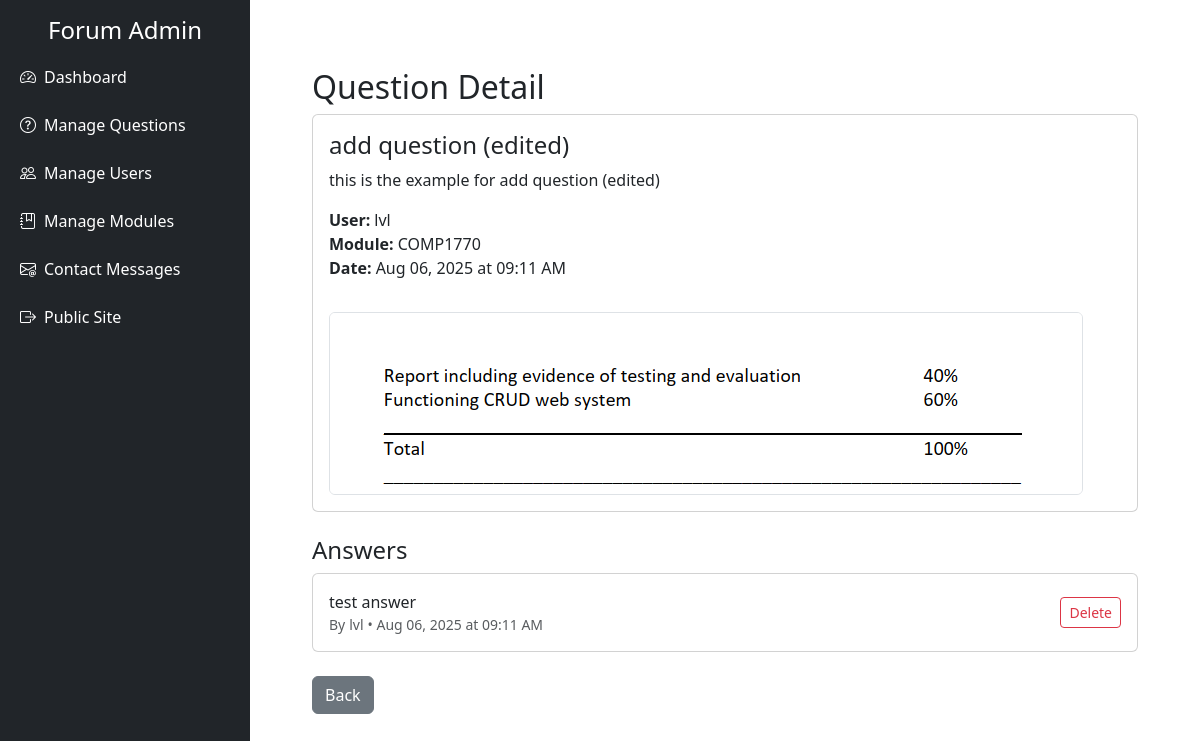
/coursework/admin/questions/adm_viewquestion.php?id=113 (signed in), run on the app's committed database.
### tables this page shows
CREATE TABLE `question` (
  `id` int(11) NOT NULL,
  `quest_title` text NOT NULL,
  `questtext` text NOT NULL,
  `questdate` datetime DEFAULT current_timestamp(),
  `images` text DEFAULT NULL,
  `userid` int(11) NOT NULL,
  `moduleid` int(11) NOT NULL
);

CREATE TABLE `user` (
  `id` int(11) NOT NULL,
  `name` varchar(255) NOT NULL,
  `email` varchar(255) NOT NULL,
  `password` varchar(255) NOT NULL,
  `created_at` datetime DEFAULT current_timestamp(),
  `bio` text DEFAULT NULL
);

CREATE TABLE `module` (
  `id` int(11) NOT NULL,
  `name` varchar(255) DEFAULT NULL,
  `description` text DEFAULT NULL,
  `created_at` datetime DEFAULT current_timestamp()
);

CREATE TABLE `answers` (
  `id` int(11) NOT NULL,
  `user_id` int(11) DEFAULT NULL,
  `user_name` varchar(100) NOT NULL,
  `answer_text` text NOT NULL,
  `question_id` int(11) NOT NULL,
  `created_at` datetime DEFAULT current_timestamp()
);

### coursework/admin/questions/adm_viewquestion.php (called while the page is built, shortened)
<?php
    include '../../system/include/DatabaseConnection.php';
    include '../../system/include/DatabaseFunction.php';
    try {
        $id = $_GET['id'];
        $question = getQuestionById($pdo, $id);
        $answers = getAnswersByQuestionId($pdo, $id);
        include 'templates/adm_viewquestion.html.php';
    } catch (PDOException $e) {
        $title = 'An error has occurred';
        $output = 'Database error: ' . $e->getMessage();
    }
    include '../templates/admin_layout.html.php';

### coursework/system/include/DatabaseFunction.php (called while the page is built, shortened)
<?php
    function query($pdo, $sql, $parameters = []) {
        $query = $pdo->prepare($sql);
        $query->execute($parameters);
        return $query;
    }
    function getQuestionById($pdo, $id) {
        $parameters = [':id' => $id];
        $query = query($pdo,
                       'SELECT q.id, q.quest_title, q.questtext, q.questdate, q.images, q.userid, q.moduleid, u.name AS user_name, m.name AS module_name
                                FROM question q
                                JOIN user u ON q.userid = u.id
                                JOIN module m ON q.moduleid = m.id
                                WHERE q.id = :id',
                $parameters);
        return $query->fetch();
    }
    function getAnswersByQuestionId($pdo, $questionId) {
        $parameters = [':q_id' => $questionId];
        $sql = "SELECT * FROM answers WHERE question_id = :q_id ORDER BY created_at DESC";
        $stmt = query($pdo, $sql, $parameters);
        return $stmt->fetchAll();
    }

### coursework/admin/questions/templates/adm_viewquestion.html.php (the view, shortened to what this page needs)
<!DOCTYPE html>
<html>
<head>
  <link href="https://cdn.jsdelivr.net/npm/bootstrap@5.3.2/dist/css/bootstrap.min.css" rel="stylesheet">
</head>
<body class="container mt-5">
  <h2>Question Detail</h2>
  <div class="card mb-4">
    <div class="card-body">
      <h4 class="card-title"><?= htmlspecialchars($question['quest_title']) ?></h4>
      <p class="card-text"><?= htmlspecialchars($question['questtext']) ?></p>
      <p class="card-text">
        <div class="d-inline-flex align-items-baseline" style="max-width: 100%;">
          <strong class="me-1">User:</strong>
          <span class="text-truncate" style="max-width: 200px;"
                title="<?= htmlspecialchars($question['user_name']) ?>">
            <?= htmlspecialchars($question['user_name']) ?>
          </span>
        </div> <br>
        <strong>Module:</strong> <?= htmlspecialchars($question['module_name']) ?><br>
        <strong>Date:</strong> <?php $display_date = date("M d, Y \a\\t h:i A", strtotime($question['questdate']))?>
                    <?=htmlspecialchars($display_date, ENT_QUOTES, 'UTF-8')?>
      </p>
      <?php if (!empty($question['images'])): ?>
        <img src="../../user/images/<?= htmlspecialchars($question['images']) ?>" alt="Question Image" class="img-fluid mt-3 rounded border" style="max-height: 300px;">
      <?php endif; ?>
    </div>
  </div>
  <?php if (count($answers) > 0): ?>
    <h4>Answers</h4>
    <?php foreach ($answers as $a): ?>
      <div class="card mb-2">
        <div class="card-body">
            <div class="d-flex justify-content-between align-items-center">
                <div>
                    <span class="d-block" style="max-width: 100%; word-break: break-word;">
                          <?= htmlspecialchars($a['answer_text']) ?>
                    </span>
                    <div class="d-flex flex-wrap align-items-center gap-1 text-muted small">
                        <span>By</span>
                        <span class="text-truncate" style="max-width: 180px;" title="<?= htmlspecialchars($a['user_name']) ?>">
                            <?= htmlspecialchars($a['user_name']) ?>
                        </span>
                        <span>• <?= $display_date ?></span>
                    </div>
                </div>
                <a href="delete_answer.php?id=<?= $a['id'] ?>&qid=<?= $question['id'] ?>"
                    class="btn btn-sm btn-outline-danger ms-3"
                    onclick="return confirm('Delete this answer?');">Delete</a>
            </div>
        </div>
      </div>
    <?php endforeach; ?>
  <?php else: ?>
    <p class="text-muted">No answers yet.</p>
  <?php endif; ?>
  <a href="../managequestions.php" class="btn btn-secondary mt-3">Back</a>
</body>
</html>

### coursework/admin/templates/admin_layout.html.php (style rules this page uses)
body { background-color: #f8f9fa; }

### data on the page
question: quest_title "add question (edited)", questtext "this is the example for add question (edited)", userid.name "lvl", moduleid.name "COMP1770", questdate "Aug 06, 2025 at 09:11 AM", images (picture)
answers: answer_text "test answer", user_name "lvl", question.questdate "Aug 06, 2025 at 09:11 AM"
